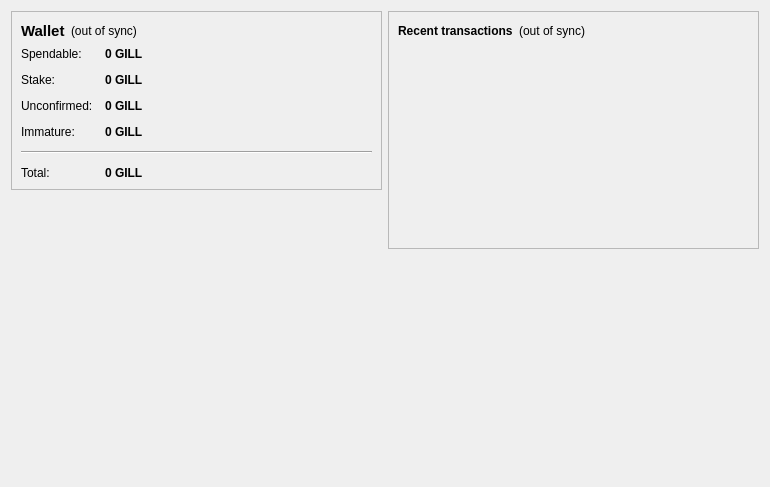
<?xml version="1.0" encoding="UTF-8"?>
<ui version="4.0">
 <class>OverviewPage</class>
 <widget class="QWidget" name="OverviewPage">
  <property name="geometry">
   <rect>
    <x>0</x>
    <y>0</y>
    <width>770</width>
    <height>487</height>
   </rect>
  </property>
  <property name="windowTitle">
   <string>Form</string>
  </property>
  <layout class="QHBoxLayout" name="horizontalLayout" stretch="1,1">
   <item>
    <layout class="QVBoxLayout" name="verticalLayout_2">
     <item>
      <widget class="QFrame" name="frame">
       <property name="frameShape">
        <enum>QFrame::StyledPanel</enum>
       </property>
       <property name="frameShadow">
        <enum>QFrame::Raised</enum>
       </property>
       <layout class="QVBoxLayout" name="verticalLayout_4">
        <item>
         <layout class="QHBoxLayout" name="horizontalLayout_4">
          <item>
           <widget class="QLabel" name="label_5">
            <property name="font">
             <font>
              <pointsize>11</pointsize>
              <weight>75</weight>
              <bold>true</bold>
             </font>
            </property>
            <property name="text">
             <string>Wallet</string>
            </property>
           </widget>
          </item>
          <item>
           <widget class="QLabel" name="labelWalletStatus">
            <property name="toolTip">
             <string>The displayed information may be out of date. Your wallet automatically synchronizes with the Gilly network after a connection is established, but this process has not completed yet.</string>
            </property>
            <property name="styleSheet">
             <string notr="true"/>
            </property>
            <property name="text">
             <string notr="true">(out of sync)</string>
            </property>
            <property name="alignment">
             <set>Qt::AlignLeading|Qt::AlignLeft|Qt::AlignVCenter</set>
            </property>
           </widget>
          </item>
          <item>
           <spacer name="horizontalSpacer_2">
            <property name="orientation">
             <enum>Qt::Horizontal</enum>
            </property>
            <property name="sizeHint" stdset="0">
             <size>
              <width>40</width>
              <height>20</height>
             </size>
            </property>
           </spacer>
          </item>
         </layout>
        </item>
        <item>
         <layout class="QFormLayout" name="formLayout_2">
          <property name="fieldGrowthPolicy">
           <enum>QFormLayout::AllNonFixedFieldsGrow</enum>
          </property>
          <property name="horizontalSpacing">
           <number>12</number>
          </property>
          <property name="verticalSpacing">
           <number>12</number>
          </property>
          <item row="0" column="0">
           <widget class="QLabel" name="label">
            <property name="text">
             <string>Spendable:</string>
            </property>
           </widget>
          </item>
          <item row="0" column="1">
           <widget class="QLabel" name="labelBalance">
            <property name="font">
             <font>
              <weight>75</weight>
              <bold>true</bold>
             </font>
            </property>
            <property name="cursor">
             <cursorShape>IBeamCursor</cursorShape>
            </property>
            <property name="toolTip">
             <string>Your current spendable balance</string>
            </property>
            <property name="text">
             <string notr="true">0 GILL</string>
            </property>
            <property name="textInteractionFlags">
             <set>Qt::LinksAccessibleByMouse|Qt::TextSelectableByKeyboard|Qt::TextSelectableByMouse</set>
            </property>
           </widget>
          </item>
          <item row="1" column="0">
           <widget class="QLabel" name="label_6">
            <property name="text">
             <string>Stake:</string>
            </property>
           </widget>
          </item>
          <item row="1" column="1">
           <widget class="QLabel" name="labelStake">
            <property name="font">
             <font>
              <weight>75</weight>
              <bold>true</bold>
             </font>
            </property>
            <property name="cursor">
             <cursorShape>IBeamCursor</cursorShape>
            </property>
            <property name="toolTip">
             <string>Total of coins that was staked, and do not yet count toward the current balance</string>
            </property>
            <property name="text">
             <string notr="true">0 GILL</string>
            </property>
            <property name="textInteractionFlags">
             <set>Qt::LinksAccessibleByMouse|Qt::TextSelectableByKeyboard|Qt::TextSelectableByMouse</set>
            </property>
           </widget>
          </item>
          <item row="2" column="0">
           <widget class="QLabel" name="label_3">
            <property name="text">
             <string>Unconfirmed:</string>
            </property>
           </widget>
          </item>
          <item row="2" column="1">
           <widget class="QLabel" name="labelUnconfirmed">
            <property name="font">
             <font>
              <weight>75</weight>
              <bold>true</bold>
             </font>
            </property>
            <property name="cursor">
             <cursorShape>IBeamCursor</cursorShape>
            </property>
            <property name="toolTip">
             <string>Total of transactions that have yet to be confirmed, and do not yet count toward the current balance</string>
            </property>
            <property name="text">
             <string notr="true">0 GILL</string>
            </property>
            <property name="textInteractionFlags">
             <set>Qt::LinksAccessibleByMouse|Qt::TextSelectableByKeyboard|Qt::TextSelectableByMouse</set>
            </property>
           </widget>
          </item>
          <item row="3" column="0">
           <widget class="QLabel" name="labelImmatureText">
            <property name="text">
             <string>Immature:</string>
            </property>
           </widget>
          </item>
          <item row="3" column="1">
           <widget class="QLabel" name="labelImmature">
            <property name="font">
             <font>
              <weight>75</weight>
              <bold>true</bold>
             </font>
            </property>
            <property name="toolTip">
             <string>Mined balance that has not yet matured</string>
            </property>
            <property name="text">
             <string notr="true">0 GILL</string>
            </property>
            <property name="textInteractionFlags">
             <set>Qt::LinksAccessibleByMouse|Qt::TextSelectableByKeyboard|Qt::TextSelectableByMouse</set>
            </property>
           </widget>
          </item>
          <item row="4" column="0" colspan="2">
           <widget class="Line" name="line">
            <property name="orientation">
             <enum>Qt::Horizontal</enum>
            </property>
           </widget>
          </item>
          <item row="5" column="0">
           <widget class="QLabel" name="labelTotalText">
            <property name="text">
             <string>Total:</string>
            </property>
           </widget>
          </item>
          <item row="5" column="1">
           <widget class="QLabel" name="labelTotal">
            <property name="font">
             <font>
              <weight>75</weight>
              <bold>true</bold>
             </font>
            </property>
            <property name="cursor">
             <cursorShape>IBeamCursor</cursorShape>
            </property>
            <property name="toolTip">
             <string>Your current total balance</string>
            </property>
            <property name="text">
             <string notr="true">0 GILL</string>
            </property>
            <property name="textInteractionFlags">
             <set>Qt::LinksAccessibleByMouse|Qt::TextSelectableByKeyboard|Qt::TextSelectableByMouse</set>
            </property>
           </widget>
          </item>
         </layout>
        </item>
       </layout>
      </widget>
     </item>
     <item>
      <spacer name="verticalSpacer">
       <property name="orientation">
        <enum>Qt::Vertical</enum>
       </property>
       <property name="sizeHint" stdset="0">
        <size>
         <width>20</width>
         <height>40</height>
        </size>
       </property>
      </spacer>
     </item>
     <item>
      <widget class="QLabel" name="label_2">
       <property name="autoFillBackground">
        <bool>false</bool>
       </property>
       <property name="text">
        <string/>
       </property>
       <property name="pixmap">
        <pixmap resource="../bitcoin.qrc">:/icons/mastbg</pixmap>
       </property>
       <property name="scaledContents">
        <bool>false</bool>
       </property>
       <property name="alignment">
        <set>Qt::AlignCenter</set>
       </property>
       <property name="wordWrap">
        <bool>false</bool>
       </property>
       <property name="margin">
        <number>0</number>
       </property>
      </widget>
     </item>
    </layout>
   </item>
   <item>
    <layout class="QVBoxLayout" name="verticalLayout_3">
     <item>
      <widget class="QFrame" name="frame_2">
       <property name="frameShape">
        <enum>QFrame::StyledPanel</enum>
       </property>
       <property name="frameShadow">
        <enum>QFrame::Raised</enum>
       </property>
       <layout class="QVBoxLayout" name="verticalLayout">
        <item>
         <layout class="QHBoxLayout" name="horizontalLayout_2">
          <item>
           <widget class="QLabel" name="label_4">
            <property name="text">
             <string>&lt;b&gt;Recent transactions&lt;/b&gt;</string>
            </property>
           </widget>
          </item>
          <item>
           <widget class="QLabel" name="labelTransactionsStatus">
            <property name="toolTip">
             <string>The displayed information may be out of date. Your wallet automatically synchronizes with the Gilly network after a connection is established, but this process has not completed yet.</string>
            </property>
            <property name="styleSheet">
             <string notr="true"/>
            </property>
            <property name="text">
             <string notr="true">(out of sync)</string>
            </property>
            <property name="alignment">
             <set>Qt::AlignRight|Qt::AlignTrailing|Qt::AlignVCenter</set>
            </property>
           </widget>
          </item>
          <item>
           <spacer name="horizontalSpacer">
            <property name="orientation">
             <enum>Qt::Horizontal</enum>
            </property>
            <property name="sizeHint" stdset="0">
             <size>
              <width>40</width>
              <height>20</height>
             </size>
            </property>
           </spacer>
          </item>
         </layout>
        </item>
        <item>
         <widget class="QListView" name="listTransactions">
          <property name="styleSheet">
           <string notr="true">QListView { background: transparent; }</string>
          </property>
          <property name="frameShape">
           <enum>QFrame::NoFrame</enum>
          </property>
          <property name="verticalScrollBarPolicy">
           <enum>Qt::ScrollBarAlwaysOff</enum>
          </property>
          <property name="horizontalScrollBarPolicy">
           <enum>Qt::ScrollBarAlwaysOff</enum>
          </property>
          <property name="selectionMode">
           <enum>QAbstractItemView::NoSelection</enum>
          </property>
         </widget>
        </item>
       </layout>
      </widget>
     </item>
     <item>
      <spacer name="verticalSpacer_2">
       <property name="orientation">
        <enum>Qt::Vertical</enum>
       </property>
       <property name="sizeHint" stdset="0">
        <size>
         <width>20</width>
         <height>40</height>
        </size>
       </property>
      </spacer>
     </item>
    </layout>
   </item>
  </layout>
 </widget>
 <resources>
  <include location="../bitcoin.qrc"/>
 </resources>
 <connections/>
</ui>
